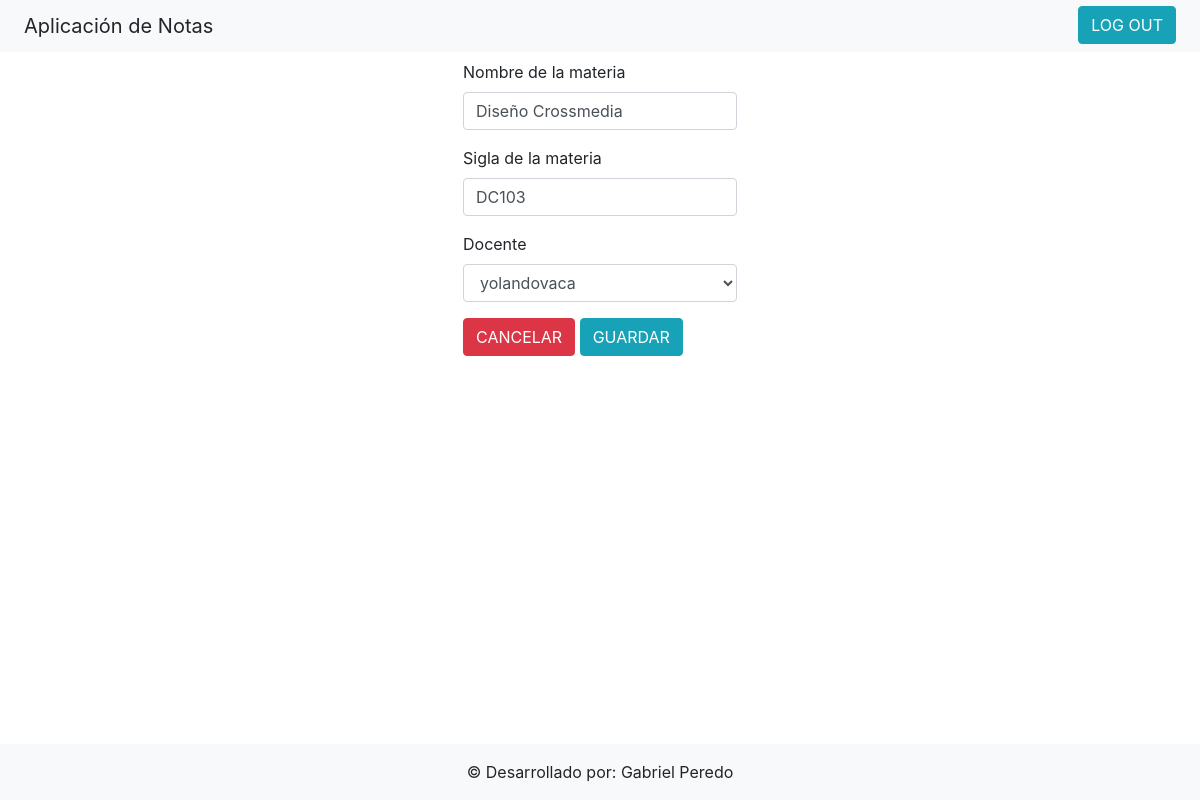
The page /editar_materia/3/ (signed in) on the database its author committed.
### notas/models/materia.py (models this page shows, shortened)
class Materia(models.Model):
    id_materia = models.AutoField(primary_key=True)
    nombre = models.CharField(max_length=300)
    sigla = models.CharField(max_length=5)
    estudiantes = models.ManyToManyField(User, related_name='Estudiantes')
    docente = models.ForeignKey(User, on_delete=models.CASCADE, related_name='Docente', default=1)
    class Meta:
        db_table = "notas_materias"

### notas/views.py (the view)
# urls.py: path('editar_materia/<int:id>/', views.editar_materia, name='Editar Materia'),
@permission_required('notas.change_materia', login_url='/login/')
def editar_materia(request, id):
    materia = Materia.objects.get(id_materia=id)
    if request.method == 'POST':
        form = FormMateria(data=request.POST, instance=materia)
        if form.is_valid():
            estudiantes = request.POST.getlist('estudiantes')
            materia.nombre = request.POST['nombre']
            materia.sigla = request.POST['sigla']
            docente = User.objects.get(id=request.POST['docente'])
            materia.docente = docente
            materia.save()
            return redirect('Ver materias')
        else:
            form = FormMateria(instance=materia)
            return render(request, 'administrador/formularios/form_materia.html', {
                'form': form,
                'errors': 'Rellene todos los datos'
            })
    else:
        form = FormMateria(instance=materia)
        return render(request, 'administrador/formularios/form_materia.html', {
            'form': form
        })

### notas/templates/administrador/formularios/form_materia.html (shortened to what this page needs)
{% extends 'base.html' %}
{% block content %}
    <main style="display: flex; flex-direction: column; justify-content: center; align-items: center; padding-top: 5%">
        <form action="" method="post" autocomplete="off">
            <div class="form-group">
                <label for="form.nombre.id_for_label">Nombre de la materia</label>
                {{ form.nombre }}
            </div>
            <div class="form-group">
                <label for="form.sigla.id_for_label">Sigla de la materia</label>
                {{ form.sigla }}
            </div>
            <div class="form-group">
                <label for="form.docente.id_for_label">Docente</label>
                {{ form.docente }}
            </div>
            <a href="{% url 'Ver materias' %}" class="btn btn-danger">CANCELAR</a>
            <input type="submit" class="btn btn-info" value="GUARDAR">
        </form>
    </main>
{% endblock %}

### templates/base.html (style rules this page uses)
html, body { height:100%; margin:0; display: flex; flex-direction: column; }

### rows shown on the page
Materia: nombre "Diseño Crossmedia", sigla "DC103", docente "yolandovaca"
